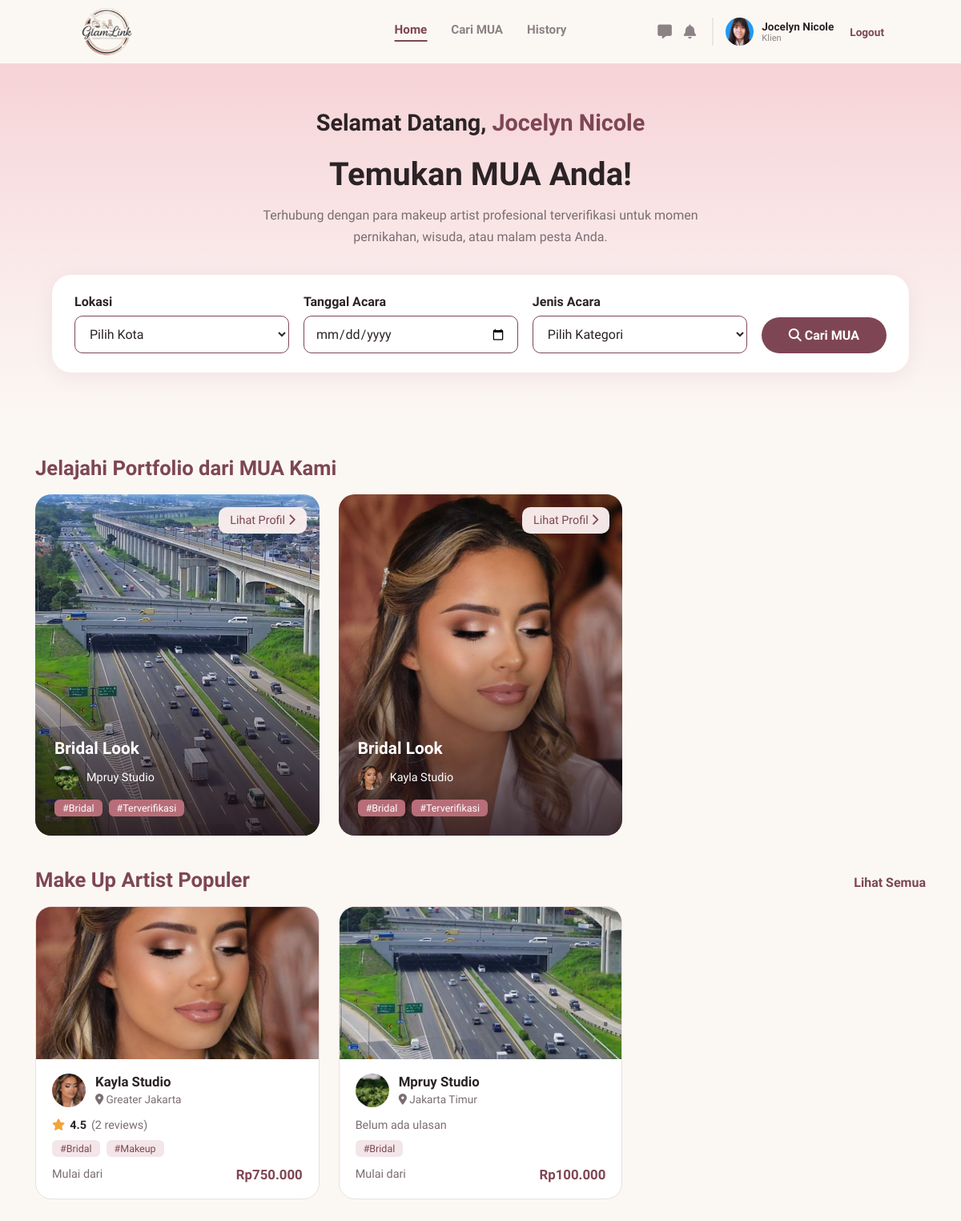
Screenshot of /klien/index.php (signed in) with the database file from the repository.
### tables this page shows
CREATE TABLE `users` (
  `id_user` int(11) NOT NULL,
  `nama` varchar(100) NOT NULL,
  `email` varchar(100) NOT NULL,
  `nomor_telepon` varchar(20) DEFAULT NULL,
  `nama_brand` varchar(150) DEFAULT NULL,
  `bio` text DEFAULT NULL,
  `lokasi` varchar(150) DEFAULT NULL,
  `foto_profil` varchar(255) DEFAULT NULL,
  `password` varchar(255) NOT NULL,
  `role` enum('mua','pelanggan','admin') NOT NULL,
  `dibuat_pada` timestamp NOT NULL DEFAULT current_timestamp(),
  `status_verifikasi` enum('pending','approved','rejected') NOT NULL DEFAULT 'approved',
  `alasan_tolak` varchar(255) DEFAULT NULL
);

CREATE TABLE `portfolios` (
  `id_portfolio` int(11) NOT NULL,
  `id_mua` int(11) NOT NULL,
  `foto` varchar(255) NOT NULL,
  `judul` varchar(100) DEFAULT NULL,
  `deskripsi` text DEFAULT NULL,
  `tag` varchar(150) DEFAULT NULL
);

### klien/index.php (the view, shortened to what this page needs)
<?php
require __DIR__ . '/../Includes/klien.php';
$porto = q("SELECT p.foto, u.id_user, u.nama_brand, u.foto_profil,
              (SELECT kategori FROM services WHERE id_mua = u.id_user ORDER BY id_service LIMIT 1) AS kategori
            FROM portfolios p JOIN users u ON u.id_user = p.id_mua
            WHERE u.role='mua' AND u.status_verifikasi='approved' ORDER BY p.id_portfolio DESC LIMIT 3");
$populer = daftar_mua('', [], 'selesai DESC, u.dibuat_pada DESC', 6);
head_klien('Home');
include __DIR__ . '/../navbar.php';
?>
<section class="kl-hero">
    <h2 class="salam">Selamat Datang, <span><?php echo e($_SESSION['nama']); ?></span></h2>
    <h1>Temukan MUA Anda!</h1>
    <p class="sub">Terhubung dengan para makeup artist profesional terverifikasi untuk momen pernikahan, wisuda, atau malam pesta Anda.</p>
    <form class="search-card" action="cari.php" method="GET">
        <div><label for="wilayah">Lokasi</label>
            <select id="wilayah" name="wilayah"><option value="">Pilih Kota</option>
            </select></div>
        <div><label for="tanggal">Tanggal Acara</label>
            <input type="date" id="tanggal" name="tanggal" min="<?php echo date('Y-m-d'); ?>"></div>
        <div><label for="kategori">Jenis Acara</label>
            <select id="kategori" name="kategori"><option value="">Pilih Kategori</option>
            </select></div>
        <button class="btn-cari" type="submit"><i class="fa-solid fa-magnifying-glass"></i> Cari MUA</button>
    </form>
</section>
<main class="kl-wrap">
    <h2 class="kl-title">Jelajahi Portfolio dari MUA Kami</h2>
    <div class="grid-3">
        <?php foreach ($porto as $p): ?>
            <a class="porto-card" href="mua.php?id=<?php echo (int)$p['id_user']; ?>">
                <?php echo foto($p['foto'], 'porto-img', 'fa-image'); ?>
                <span class="lihat-pill">Lihat Profil <i class="fa-solid fa-chevron-right"></i></span>
                <div class="porto-info">
                    <h3><?php echo $p['kategori'] ? e($p['kategori']) . ' Look' : 'Portfolio'; ?></h3>
                    <div class="porto-mua"><?php echo foto($p['foto_profil'], 'avatar sm'); ?><span><?php echo e($p['nama_brand']); ?></span></div>
                    <div class="chips"><?php if ($p['kategori']) echo '<span class="chip">#' . e($p['kategori']) . '</span>'; ?><span class="chip">#Terverifikasi</span></div>
                </div>
            </a>
        <?php endforeach; ?>
    </div>
    <div class="kl-title-row">
        <h2 class="kl-title">Make Up Artist Populer</h2>
        <a href="cari.php" class="lihat-semua">Lihat Semua</a>
    </div>
    <div class="grid-3">
        <?php foreach ($populer as $m) kartu_mua($m); ?>
    </div>
</main>
<?php bottom_nav();

### includes/klien.php (shortened to what this page needs)
<?php
require_once __DIR__ . '/../koneksi.php';
function q($sql, $params = []) {
    global $koneksi;
    $st = $koneksi->prepare($sql);
    if ($params) { $st->bind_param(str_repeat('s', count($params)), ...$params); }
    $st->execute();
    $r = $st->get_result();
    return $r ? $r->fetch_all(MYSQLI_ASSOC) : [];
}
function e($v)      { return htmlspecialchars((string)$v, ENT_QUOTES); }
function rupiah($n) { return 'Rp' . number_format((float)$n, 0, ',', '.'); }
function foto($file, $kelas = '', $ikon = 'fa-user') {
    $f = basename((string)$file);
    if ($f !== '' && file_exists(__DIR__ . '/../assets/img/' . $f)) {
        return '<img class="' . $kelas . '" src="../assets/img/' . e($f) . '" alt="">';
    }
    return '<div class="' . $kelas . ' foto-kosong"><i class="fa-solid ' . $ikon . '"></i></div>';
}
function daftar_mua($where = '', $params = [], $urut = 'rating DESC, selesai DESC, u.dibuat_pada DESC', $limit = 60) {
    $rows = q("SELECT u.id_user, u.nama_brand, u.lokasi, u.foto_profil,
                (SELECT foto FROM portfolios WHERE id_mua = u.id_user ORDER BY id_portfolio LIMIT 1) AS cover,
                (SELECT MIN(harga) FROM services WHERE id_mua = u.id_user) AS harga_min,
                (SELECT COUNT(*) FROM bookings WHERE id_mua = u.id_user AND status = 'selesai') AS selesai,
                (SELECT ROUND(AVG(rating), 1) FROM bookings WHERE id_mua = u.id_user AND rating > 0) AS rating,
                (SELECT COUNT(*) FROM bookings WHERE id_mua = u.id_user AND rating > 0) AS n_ulasan,
                (SELECT COUNT(*) FROM favorit f WHERE f.id_mua = u.id_user AND f.id_pelanggan = " . (int)($GLOBALS['id_klien'] ?? 0) . ") AS fav
              FROM users u
              WHERE u.role = 'mua' AND u.status_verifikasi = 'approved' $where
              ORDER BY $urut LIMIT " . (int)$limit, $params);
    foreach ($rows as &$m) {
        $m['kats'] = array_column(q("SELECT DISTINCT kategori FROM services WHERE id_mua = ? AND kategori <> ''", [$m['id_user']]), 'kategori');
    }
    return $rows;
}
function rating_teks($m) {
    if (empty($m['n_ulasan'])) return '<span class="rate muted small">Belum ada ulasan</span>';
    return '<span class="rate"><i class="fa-solid fa-star"></i> <b>' . number_format((float)$m['rating'], 1) . '</b> <span class="muted">(' . (int)$m['n_ulasan'] . ' reviews)</span></span>';
}
function kartu_mua($m, $tanggal = '') {
    $href = 'mua.php?id=' . $m['id_user'] . ($tanggal ? '&tanggal=' . urlencode($tanggal) : '');
    echo '<a class="mua-card" href="' . $href . '"><div class="mua-cover">' . foto($m['cover'], '', 'fa-image') . '</div><div class="mua-body">';
    echo '<div class="mua-head">' . foto($m['foto_profil'], 'avatar') . '<div><h3>' . e($m['nama_brand']) . '</h3><span class="muted"><i class="fa-solid fa-location-dot"></i> ' . e($m['lokasi']) . '</span></div></div>';
    echo '<div class="mua-rate">' . rating_teks($m) . '</div>';
    echo '<div class="chips">'; foreach (array_slice($m['kats'], 0, 3) as $k) echo '<span class="chip">#' . e($k) . '</span>'; echo '</div>';
    echo '<div class="mua-foot"><span class="muted">Mulai dari</span><b>' . ($m['harga_min'] ? rupiah($m['harga_min']) : '-') . '</b></div></div></a>';
}
function head_klien($judul) {
    echo '<!DOCTYPE html><html lang="id"><head><meta charset="UTF-8"><meta name="viewport" content="width=device-width, initial-scale=1.0"><title>' . e($judul) . ' - GlamLink</title>
<link rel="stylesheet" href="https://cdnjs.cloudflare.com/ajax/libs/font-awesome/6.4.0/css/all.min.css">
<link href="https://fonts.googleapis.com/css2?family=Plus+Jakarta+Sans:wght@400;500;600;700&display=swap" rel="stylesheet">
<link rel="stylesheet" href="../assets/css/navbar.css"><link rel="stylesheet" href="../assets/css/klien.css"></head><body>';
}
function bottom_nav() {
    echo '<nav class="bottom-nav">';
    echo '</nav></body></html>';
}

### navbar.php (shortened to what this page needs)
<?php
$path_prefix = in_array(basename(dirname($_SERVER['PHP_SELF'])), ['mua', 'klien']) ? '../' : '';
$nav_logged_in = isset($_SESSION['status_login']) && $_SESSION['status_login'] == true;
$nav_role = isset($_SESSION['role']) ? $_SESSION['role'] : '';
if ($nav_logged_in && in_array($nav_role, ['mua', 'pelanggan']) && isset($koneksi)) {
    $id_mua_nav = $_SESSION['id_user'];
    $nav_query = mysqli_query($koneksi, "SELECT nama, nama_brand, foto_profil, status_verifikasi FROM users WHERE id_user = '$id_mua_nav'");
    $nav_profil = mysqli_fetch_assoc($nav_query);
}
?>
<header class="navbar">
    <div class="logo">
        <a href="<?php echo $path_prefix; ?>index.php">
            <img src="<?php echo $path_prefix; ?>assets/img/logo.png" alt="GlamLink">
        </a>
    </div>
    <?php if (!$nav_logged_in): ?>
        <div class="nav-links">
            <a href="<?php echo $path_prefix; ?>login.php" class="btn-text">Masuk</a>
            <a href="<?php echo $path_prefix; ?>login.php" class="btn-outline">Masuk Sebagai MUA</a>
            <a href="<?php echo $path_prefix; ?>register.php" class="btn-filled">Daftar</a>
        </div>
    <?php elseif ($nav_role == 'pelanggan'): ?>
        <?php $hal = basename($_SERVER['SCRIPT_NAME']); ?>
        <div class="nav-menu-mua">
            <a href="<?php echo $path_prefix; ?>klien/index.php" class="<?php echo $hal == 'index.php' ? 'active' : ''; ?>">Home</a>
            <a href="<?php echo $path_prefix; ?>klien/cari.php" class="<?php echo in_array($hal, ['cari.php', 'mua.php', 'booking.php']) ? 'active' : ''; ?>">Cari MUA</a>
            <a href="<?php echo $path_prefix; ?>klien/history.php" class="<?php echo $hal == 'history.php' ? 'active' : ''; ?>">History</a>
        </div>
        <div class="nav-profile-mua">
            <div class="nav-icons">
                <a href="#" class="icon-btn" title="Segera hadir"><i class="fa-solid fa-message"></i></a>
                <a href="#" class="icon-btn" title="Segera hadir"><i class="fa-solid fa-bell"></i></a>
            </div>
            <a href="<?php echo $path_prefix; ?>klien/profil.php" style="text-decoration:none;color:inherit;">
                <div class="profile-info">
                    <?php if (!empty($nav_profil['foto_profil']) && file_exists(__DIR__ . '/assets/img/' . basename($nav_profil['foto_profil']))): ?>
                        <img src="<?php echo $path_prefix; ?>assets/img/<?php echo htmlspecialchars(basename($nav_profil['foto_profil'])); ?>" alt="Profile">
                    <?php else: ?>
                        <div style="width:35px;height:35px;background:#e0d8da;border-radius:50%;display:flex;align-items:center;justify-content:center;color:#fff;font-size:0.8rem;"><i class="fa-solid fa-user"></i></div>
                    <?php endif; ?>
                    <div class="profile-text">
                        <span class="brand-name"><?php echo htmlspecialchars($nav_profil['nama'] ?? 'Klien'); ?></span>
                        <span class="role-text">Klien</span>
                    </div>
                </div>
            </a>
            <a href="<?php echo $path_prefix; ?>logout.php" class="logout-link">Logout</a>
        </div>
    <?php endif; ?>
</header>

### assets/css/navbar.css (style rules this page uses)
:root { --gl-primary: #7E4655; --gl-primary-dark: #623642; --gl-soft: #f0e6e9; }
.navbar { position: fixed; inset: 0 0 auto 0; height: 80px; display: flex; align-items: center; justify-content: space-between; padding: 0 8%; background-color: #FBF8F4; border-bottom: 1px solid #eadfe0; box-sizing: border-box; z-index: 1000; font-family: 'Plus Jakarta Sans', sans-serif; }
.navbar .logo { display: flex; align-items: center; }
.navbar .logo img { display: block; height: 60px; width: auto; }
.nav-menu-mua { display: flex; gap: 30px; font-weight: 600; font-size: 0.95rem; position: absolute; left: 50%; transform: translateX(-50%); }
.nav-menu-mua a { text-decoration: none; color: #8c8286; transition: 0.3s; font-family: 'Plus Jakarta Sans', sans-serif; }
.nav-menu-mua a:hover, .nav-menu-mua a.active { color: var(--gl-primary); }
.nav-menu-mua a.active { border-bottom: 2px solid var(--gl-primary); padding-bottom: 4px; }
.nav-profile-mua { display: flex; align-items: center; gap: 20px; }
.nav-icons { display: flex; gap: 15px; }
.nav-icons .icon-btn { position: relative; color: #8c8286; font-size: 1.1rem; text-decoration: none; }
.profile-info { display: flex; align-items: center; gap: 10px; border-left: 2px solid #eae5e3; padding-left: 15px; }
.profile-info img { width: 35px; height: 35px; border-radius: 50%; object-fit: cover; }
.profile-text { display: flex; flex-direction: column; }
.profile-text .brand-name { font-weight: 700; color: #2b2326; font-size: 0.85rem; }
.profile-text .role-text { font-size: 0.7rem; color: #8c8286; }
.logout-link { color: var(--gl-primary); font-size: 0.85rem; text-decoration: none; font-weight: 600; }

### rows the page displays
users: foto_profil (picture), nama "Jocelyn Nicole"
portfolios: foto (picture), kategori "Bridal", id_mua.nama_brand "Mpruy Studio"
portfolios: foto (picture), kategori "Bridal", id_mua.nama_brand "Kayla Studio"
users: nama_brand "Kayla Studio", lokasi "Greater Jakarta", rating "4.5", n_ulasan "2", k "Bridal", k "Makeup", harga_min "Rp750.000"
users: nama_brand "Mpruy Studio", lokasi "Jakarta Timur", shows "Belum ada ulasan", k "Bridal", harga_min "Rp100.000"
